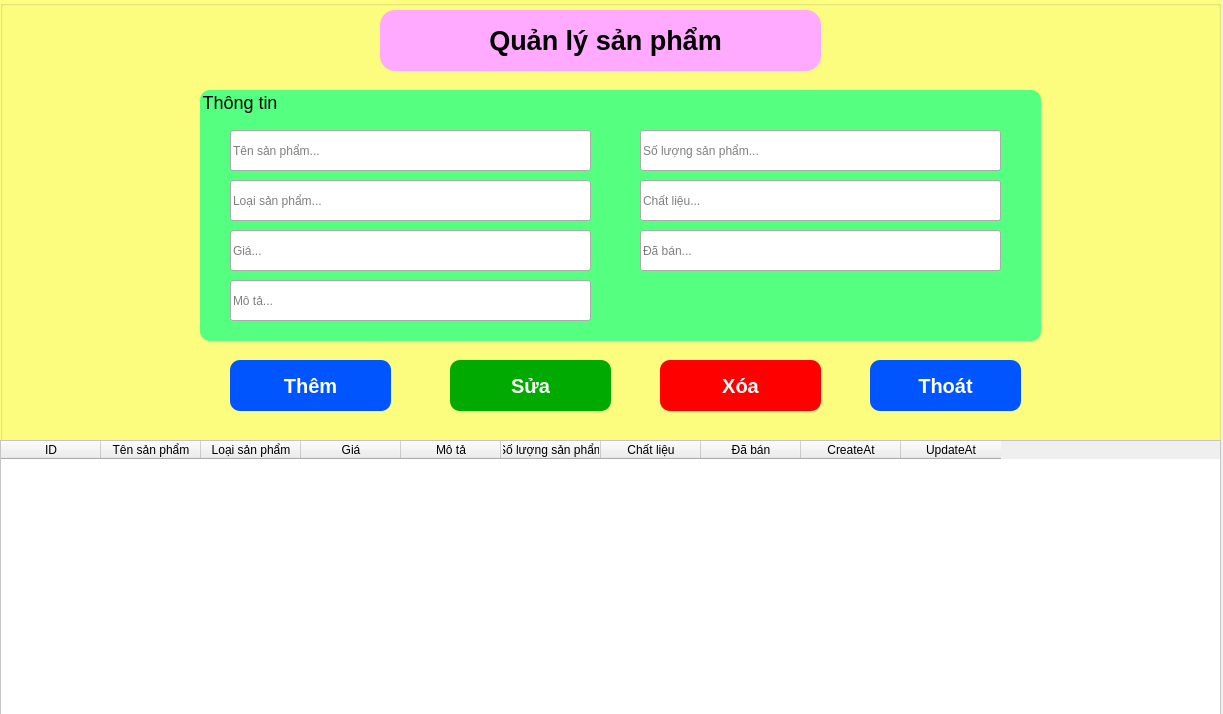
<?xml version="1.0" encoding="UTF-8"?>
<ui version="4.0">
 <class>MainWindow</class>
 <widget class="QMainWindow" name="MainWindow">
  <property name="geometry">
   <rect>
    <x>0</x>
    <y>0</y>
    <width>1223</width>
    <height>714</height>
   </rect>
  </property>
  <property name="windowTitle">
   <string>Quản Lý sản phẩm</string>
  </property>
  <widget class="QWidget" name="centralwidget">
   <widget class="QGroupBox" name="groupBox">
    <property name="geometry">
     <rect>
      <x>0</x>
      <y>0</y>
      <width>1221</width>
      <height>721</height>
     </rect>
    </property>
    <property name="styleSheet">
     <string notr="true">QGroupBox{
	background-color:rgb(255, 255, 127);
}</string>
    </property>
    <property name="title">
     <string/>
    </property>
    <widget class="QGroupBox" name="groupBox_2">
     <property name="geometry">
      <rect>
       <x>380</x>
       <y>10</y>
       <width>441</width>
       <height>61</height>
      </rect>
     </property>
     <property name="styleSheet">
      <string notr="true">QGroupBox{
	background-color:rgb(255, 170, 255);
	border-radius: 15px;
}</string>
     </property>
     <property name="title">
      <string/>
     </property>
     <widget class="QLabel" name="label_3">
      <property name="geometry">
       <rect>
        <x>0</x>
        <y>0</y>
        <width>451</width>
        <height>61</height>
       </rect>
      </property>
      <property name="text">
       <string>&lt;html&gt;&lt;head/&gt;&lt;body&gt;&lt;p align=&quot;center&quot;&gt;&lt;span style=&quot; font-size:20pt; font-weight:600;&quot;&gt;Quản lý sản phẩm&lt;/span&gt;&lt;/p&gt;&lt;/body&gt;&lt;/html&gt;</string>
      </property>
     </widget>
    </widget>
    <widget class="QGroupBox" name="groupBox_3">
     <property name="geometry">
      <rect>
       <x>200</x>
       <y>90</y>
       <width>841</width>
       <height>251</height>
      </rect>
     </property>
     <property name="styleSheet">
      <string notr="true">QGroupBox{
	background-color:rgb(85, 255, 127);
	font-size:18px;
	border-radius:10px;
}</string>
     </property>
     <property name="title">
      <string>Thông tin</string>
     </property>
     <widget class="QLineEdit" name="txtTenSanPham">
      <property name="geometry">
       <rect>
        <x>30</x>
        <y>40</y>
        <width>361</width>
        <height>41</height>
       </rect>
      </property>
      <property name="styleSheet">
       <string notr="true">font: 14pt &quot;MS Shell Dlg 2&quot;;</string>
      </property>
      <property name="placeholderText">
       <string>Tên sản phẩm...</string>
      </property>
     </widget>
     <widget class="QLineEdit" name="txtGia">
      <property name="geometry">
       <rect>
        <x>30</x>
        <y>140</y>
        <width>361</width>
        <height>41</height>
       </rect>
      </property>
      <property name="styleSheet">
       <string notr="true">font: 14pt &quot;MS Shell Dlg 2&quot;;</string>
      </property>
      <property name="placeholderText">
       <string>Giá...</string>
      </property>
     </widget>
     <widget class="QLineEdit" name="txtMoTa">
      <property name="geometry">
       <rect>
        <x>30</x>
        <y>190</y>
        <width>361</width>
        <height>41</height>
       </rect>
      </property>
      <property name="styleSheet">
       <string notr="true">font: 14pt &quot;MS Shell Dlg 2&quot;;</string>
      </property>
      <property name="placeholderText">
       <string>Mô tả...</string>
      </property>
     </widget>
     <widget class="QLineEdit" name="txtLoaiSanPham">
      <property name="geometry">
       <rect>
        <x>30</x>
        <y>90</y>
        <width>361</width>
        <height>41</height>
       </rect>
      </property>
      <property name="styleSheet">
       <string notr="true">font: 14pt &quot;MS Shell Dlg 2&quot;;</string>
      </property>
      <property name="placeholderText">
       <string>Loại sản phẩm...</string>
      </property>
     </widget>
     <widget class="QLineEdit" name="txtSoLuongSanPham">
      <property name="geometry">
       <rect>
        <x>440</x>
        <y>40</y>
        <width>361</width>
        <height>41</height>
       </rect>
      </property>
      <property name="styleSheet">
       <string notr="true">font: 14pt &quot;MS Shell Dlg 2&quot;;</string>
      </property>
      <property name="placeholderText">
       <string>Số lượng sản phẩm...</string>
      </property>
     </widget>
     <widget class="QLineEdit" name="txtChatLieu">
      <property name="geometry">
       <rect>
        <x>440</x>
        <y>90</y>
        <width>361</width>
        <height>41</height>
       </rect>
      </property>
      <property name="styleSheet">
       <string notr="true">font: 14pt &quot;MS Shell Dlg 2&quot;;</string>
      </property>
      <property name="placeholderText">
       <string>Chất liệu...</string>
      </property>
     </widget>
     <widget class="QLineEdit" name="txtDaBan">
      <property name="geometry">
       <rect>
        <x>440</x>
        <y>140</y>
        <width>361</width>
        <height>41</height>
       </rect>
      </property>
      <property name="styleSheet">
       <string notr="true">font: 14pt &quot;MS Shell Dlg 2&quot;;</string>
      </property>
      <property name="placeholderText">
       <string>Đã bán...</string>
      </property>
     </widget>
    </widget>
    <widget class="QPushButton" name="btnThem">
     <property name="geometry">
      <rect>
       <x>230</x>
       <y>360</y>
       <width>161</width>
       <height>51</height>
      </rect>
     </property>
     <property name="styleSheet">
      <string notr="true">QPushButton{
	font-size: 20px;
    border-radius: 10px;
	background-color: rgb(0, 85, 255);
	color:rgb(255, 255, 255);
	font-weight: bold;
}
QPushButton:hover{
	background-color: rgb(0, 170, 255);
	cursor: pointer;
}</string>
     </property>
     <property name="text">
      <string>Thêm</string>
     </property>
    </widget>
    <widget class="QPushButton" name="btnSua">
     <property name="geometry">
      <rect>
       <x>450</x>
       <y>360</y>
       <width>161</width>
       <height>51</height>
      </rect>
     </property>
     <property name="styleSheet">
      <string notr="true">QPushButton{
	font-size: 20px;
    border-radius: 10px;
	background-color: rgb(0, 170, 0);
	color:rgb(255, 255, 255);
	font-weight: bold;
}
QPushButton:hover{
	background-color:rgb(0, 255, 127);
	cursor: pointer;
}</string>
     </property>
     <property name="text">
      <string>Sửa</string>
     </property>
    </widget>
    <widget class="QPushButton" name="btnXoa">
     <property name="geometry">
      <rect>
       <x>660</x>
       <y>360</y>
       <width>161</width>
       <height>51</height>
      </rect>
     </property>
     <property name="styleSheet">
      <string notr="true">QPushButton{
	font-size: 20px;
    border-radius: 10px;
	background-color: rgb(255, 0, 0);
	color:rgb(255, 255, 255);
	font-weight: bold;
}
QPushButton:hover{
	background-color: rgb(255, 84, 84);
	cursor: pointer;
}</string>
     </property>
     <property name="text">
      <string>Xóa</string>
     </property>
    </widget>
    <widget class="QPushButton" name="btnThoat">
     <property name="geometry">
      <rect>
       <x>870</x>
       <y>360</y>
       <width>151</width>
       <height>51</height>
      </rect>
     </property>
     <property name="styleSheet">
      <string notr="true">QPushButton{
	font-size: 20px;
    border-radius: 10px;
	background-color: rgb(0, 85, 255);
	color:rgb(255, 255, 255);
	font-weight: bold;
}
QPushButton:hover{
	background-color: rgb(0, 170, 255);
	cursor: pointer;
}</string>
     </property>
     <property name="text">
      <string>Thoát</string>
     </property>
    </widget>
    <widget class="QTableWidget" name="tableWidget">
     <property name="geometry">
      <rect>
       <x>0</x>
       <y>440</y>
       <width>1221</width>
       <height>281</height>
      </rect>
     </property>
     <property name="styleSheet">
      <string notr="true">QTableWidget{
	color:rgb(0, 0, 0)
	font: 14pt &quot;MS Shell Dlg 2&quot;;
	Background-color:rgb(255, 255, 255)
}</string>
     </property>
     <property name="rowCount">
      <number>0</number>
     </property>
     <column>
      <property name="text">
       <string>ID</string>
      </property>
     </column>
     <column>
      <property name="text">
       <string>Tên sản phẩm</string>
      </property>
     </column>
     <column>
      <property name="text">
       <string>Loại sản phẩm</string>
      </property>
     </column>
     <column>
      <property name="text">
       <string>Giá</string>
      </property>
     </column>
     <column>
      <property name="text">
       <string>Mô tả</string>
      </property>
     </column>
     <column>
      <property name="text">
       <string>Số lượng sản phẩm</string>
      </property>
     </column>
     <column>
      <property name="text">
       <string>Chất liệu</string>
      </property>
     </column>
     <column>
      <property name="text">
       <string>Đã bán</string>
      </property>
     </column>
     <column>
      <property name="text">
       <string>CreateAt</string>
      </property>
     </column>
     <column>
      <property name="text">
       <string>UpdateAt</string>
      </property>
     </column>
    </widget>
   </widget>
  </widget>
 </widget>
 <resources/>
 <connections/>
</ui>
